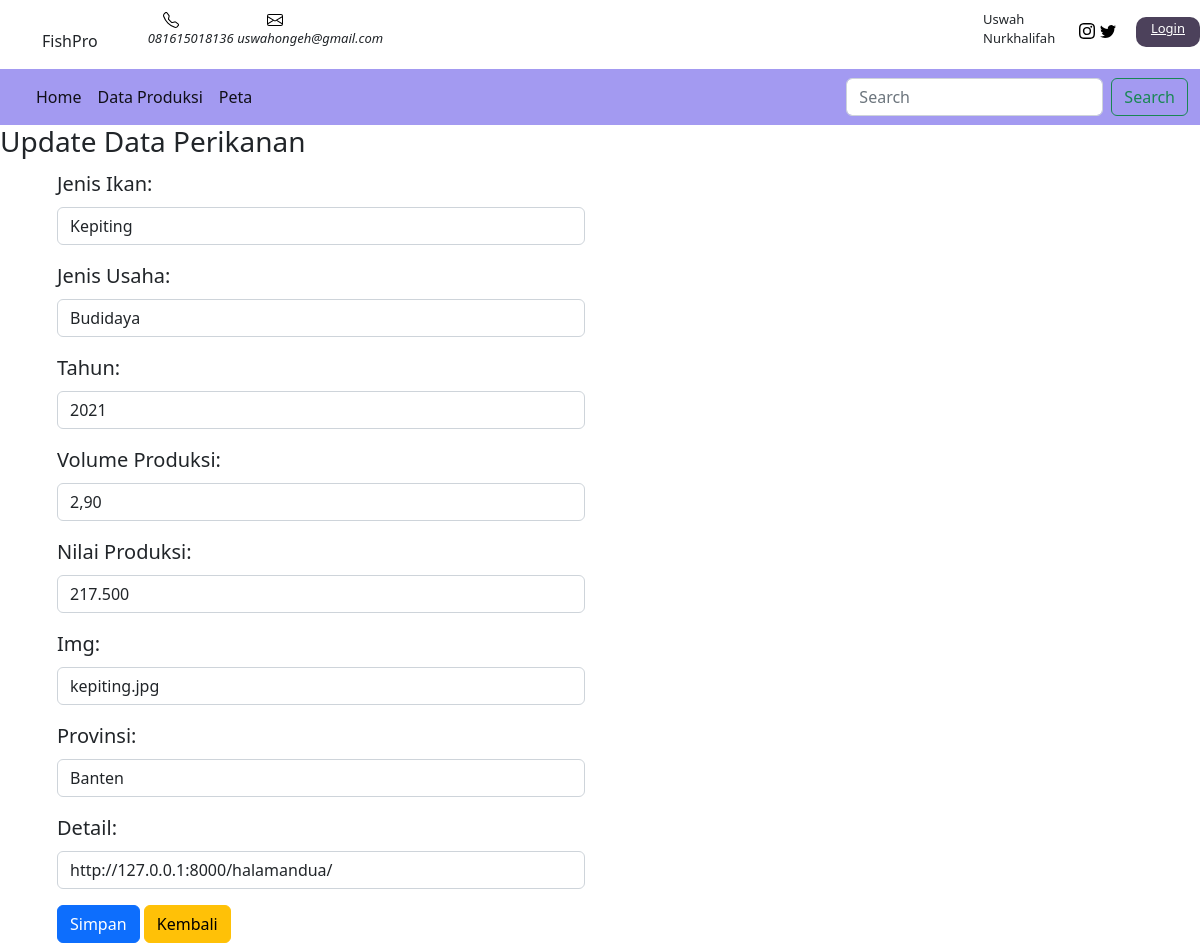
Page /ikan/update_data/4 on the committed database.
### produksi_app/models.py (models this page shows, shortened)
class Perikanan(models.Model):
    Jenis_Ikan = models.CharField(max_length=15)
    Jenis_Usaha = models.CharField(max_length=30)
    Tahun = models.IntegerField(null=True)
    Volume_Produksi = models.CharField(max_length=30)
    Nilai_Produksi = models.CharField(max_length=30)
    img = models.CharField(max_length=15, null= True)
    Provinsi = models.ForeignKey(Tempat, on_delete=models.CASCADE, null=True)
    Detail = models.URLField(max_length=100)

### produksi_app/views.py (the view)
# urls.py: path('ikan/update_data/<int:id_ikan>', update_data, name = 'update_data'),
def update_data(request, id_ikan):
    ikan = Perikanan.objects.get(id = id_ikan)
    judul = "Update Data Perikanan"
    template = "update_data.html"
    if request.POST:
        form = FormPerikanan(request.POST, instance=ikan)
        if form.is_valid():
            form.save()
            pesan = "Data Berhasil Diupdate"
            data = {
                "title" : judul,
                "heading" : judul,
                "pesan" : pesan,
                "form" : form,
                "ikan" : ikan
            }
        return render(request, template, data)
    else:
        form = FormPerikanan(instance=ikan)
        data = {
        "title" : judul,
        "heading" : judul,
        "form" : form,
        "ikan" : ikan
        }
        return render(request, template, data)

### produksi_app/forms.py
class FormPerikanan(ModelForm):
    class Meta:
        model = Perikanan
        fields = '__all__'
        widgets = {
            'Jenis_Ikan' : forms.TextInput({'class': 'form-control', 'placeholder' : 'Jenis Ikan'}),
            'Jenis_Usaha' : forms.TextInput({'class': 'form-control', 'placeholder' : 'Jenis Usaha'}),
            'Tahun' : forms.NumberInput({'class': 'form-control', 'placeholder' : 'tahun'}),
            'Volume_Produksi' : forms.TextInput({'class': 'form-control', 'placeholder' : 'Volume Produksi'}),
            'Nilai_Produksi' : forms.TextInput({'class': 'form-control', 'placeholder' : 'Nilai Produksi'}),
            'img' : forms.TextInput({'class': 'form-control', 'placeholder' : 'Image'}),
            'Provinsi' : forms.Select({'class': 'form-control', 'placeholder' : 'Provinsi'}),
            'Detail' : forms.URLInput({'class': 'form-control', 'placeholder' : 'Detail'}),
        }

### produksi_app/models.py (called while the page is built)
    def __str__(self):
        return self.provinsii

### produksi_app/templates/update_data.html (shortened to what this page needs)
{% extends 'base.html' %}
{% block content %}
{% load static %}
        <h3>{{ title }}</h3>
<div class="container" style="margin-top: 10px;">
<div class="col-md-6">
            <form action="{% url 'update_data' ikan.id %}" method="POST">
                {{ form.as_p }}
                <input type="submit" value="Simpan" class="btn btn-primary">
                <a href="/halamansatu" class="btn btn-warning">Kembali</a>
        </form>
    </div>
</div>
{% endblock %}

### static/style.css (style rules this page uses)
body { margin: 0; padding: 0; }
.video-info h5, p { font-size: 20px; }
.btn { padding: 0.8rem 1.5rem; background-color: blue; text-decoration: none; color: white; border-radius: 8px; font-size: 13px; transition: 0.1s; }

### rows in the picture
Perikanan: Jenis_Ikan "Kepiting", Jenis_Usaha "Budidaya", Tahun "2021", Volume_Produksi "2,90", Nilai_Produksi "217.500", img "kepiting.jpg", Provinsi "Banten", Detail "http://127.0.0.1:8000/halamandua/"

### other values in the picture
{{ title }} "Update Data Perikanan"
